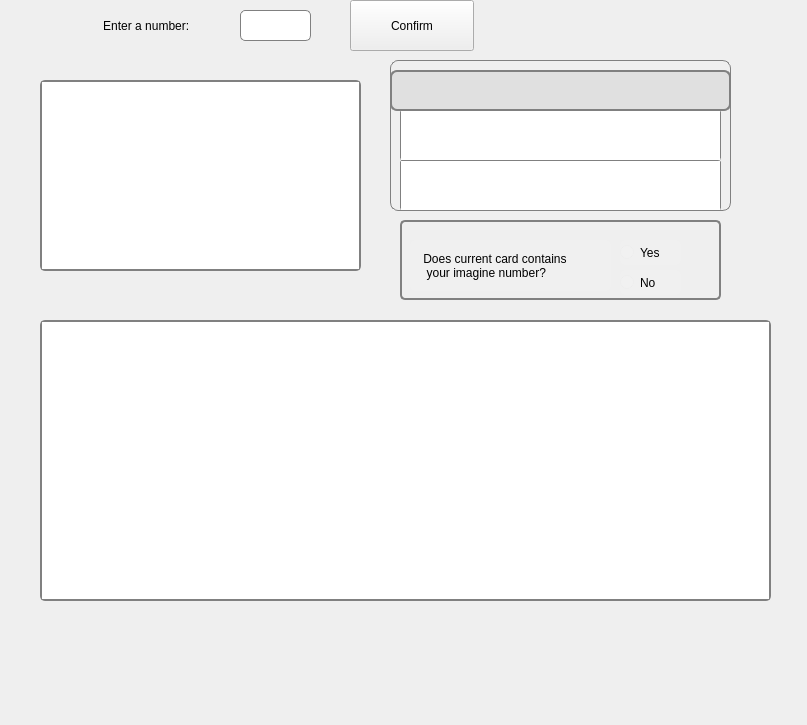
<?xml version="1.0" encoding="UTF-8"?>
<ui version="4.0">
 <class>Numerico</class>
 <widget class="QMainWindow" name="Numerico">
  <property name="enabled">
   <bool>true</bool>
  </property>
  <property name="geometry">
   <rect>
    <x>0</x>
    <y>0</y>
    <width>807</width>
    <height>725</height>
   </rect>
  </property>
  <property name="windowTitle">
   <string>MainWindow</string>
  </property>
  <property name="styleSheet">
   <string notr="true">background-color: qlineargradient(x1: 0, y1: 0, x2: 0, y2: 1,
                                      stop: 0 #D8FFFF, stop: 1 #ECFFFF);</string>
  </property>
  <widget class="QWidget" name="centralWidget">
   <widget class="QLabel" name="objLabelEnterNum">
    <property name="geometry">
     <rect>
      <x>20</x>
      <y>10</y>
      <width>211</width>
      <height>31</height>
     </rect>
    </property>
    <property name="styleSheet">
     <string notr="true">background-color: transparent;</string>
    </property>
    <property name="text">
     <string>                         Enter a number:</string>
    </property>
   </widget>
   <widget class="QLineEdit" name="objInputUpperRangeLimit">
    <property name="geometry">
     <rect>
      <x>240</x>
      <y>10</y>
      <width>71</width>
      <height>31</height>
     </rect>
    </property>
    <property name="styleSheet">
     <string notr="true">QLineEdit{
    background-color: qlineargradient(x1: 0, y1: 0, x2: 0, y2: 1,
                                      stop: 0 #E0E0E0, stop: 1 #FFFFFF);
    border: 1px solid gray;
    border-radius: 5px;
    margin-top: 0.5ex;  
}</string>
    </property>
    <property name="text">
     <string/>
    </property>
   </widget>
   <widget class="QPushButton" name="objBtnConfirm">
    <property name="geometry">
     <rect>
      <x>350</x>
      <y>0</y>
      <width>124</width>
      <height>51</height>
     </rect>
    </property>
    <property name="styleSheet">
     <string notr="true">QPushButton{
    background-color: red;
	border-width: 2px;
    border: 2px solid gray;
    border-radius: 9px;
    
    border-style: outset;
    border-color: beige;
    font: bold 14px;
    min-width: 6em;
}
margin-top: 1ex; 
                                               </string>
    </property>
    <property name="text">
     <string>Confirm</string>
    </property>
   </widget>
   <widget class="QTextEdit" name="objCurrentCard">
    <property name="geometry">
     <rect>
      <x>40</x>
      <y>80</y>
      <width>321</width>
      <height>191</height>
     </rect>
    </property>
    <property name="styleSheet">
     <string notr="true">QTextEdit{
    background-color: qlineargradient(x1: 0, y1: 0, x2: 0, y2: 1,
                                      stop: 0 #E0E0E0, stop: 1 #FFFFFF);
    border: 2px solid gray;
    border-radius: 5px;
    margin-top: 1ex;  
}</string>
    </property>
   </widget>
   <widget class="QTextEdit" name="objHistory">
    <property name="geometry">
     <rect>
      <x>40</x>
      <y>320</y>
      <width>731</width>
      <height>281</height>
     </rect>
    </property>
    <property name="styleSheet">
     <string notr="true">QTextEdit{
    background-color: qlineargradient(x1: 0, y1: 0, x2: 0, y2: 1,
                                      stop: 0 #E0E0E0, stop: 1 #FFFFFF);
    border: 2px solid gray;
    border-radius: 5px;
    margin-top: 1ex;  
}</string>
    </property>
   </widget>
   <widget class="QLabel" name="objLabelCardsNumber">
    <property name="geometry">
     <rect>
      <x>370</x>
      <y>10</y>
      <width>391</width>
      <height>51</height>
     </rect>
    </property>
    <property name="text">
     <string/>
    </property>
   </widget>
   <widget class="QGroupBox" name="groupBox">
    <property name="geometry">
     <rect>
      <x>400</x>
      <y>220</y>
      <width>321</width>
      <height>80</height>
     </rect>
    </property>
    <property name="font">
     <font>
      <weight>50</weight>
      <bold>false</bold>
     </font>
    </property>
    <property name="styleSheet">
     <string notr="true">QGroupBox#groupBox{
    background-color: qlineargradient(x1: 0, y1: 0, x2: 0, y2: 1,
                                      stop: 0 #E0E0E0, stop: 1 #FFFFFF);
    border: 2px solid gray;
    border-radius: 5px;
    margin-top: 1ex;  
}

QGroupBox::title {
    subcontrol-origin: margin;
    subcontrol-position: top center; /* position at the top center */
    padding: 0 3px;
    background-color: qlineargradient(x1: 0, y1: 0, x2: 0, y2: 1,
                                      stop: 0 #FF0ECE, stop: 1 #FFFFFF);
}</string>
    </property>
    <property name="title">
     <string/>
    </property>
    <widget class="QRadioButton" name="objRadioFound">
     <property name="geometry">
      <rect>
       <x>220</x>
       <y>20</y>
       <width>61</width>
       <height>25</height>
      </rect>
     </property>
     <property name="styleSheet">
      <string notr="true">background-color: rgba(255, 255, 255, 10);
border-radius: 5px;</string>
     </property>
     <property name="text">
      <string>Yes</string>
     </property>
    </widget>
    <widget class="QRadioButton" name="objRadioNotFound">
     <property name="geometry">
      <rect>
       <x>220</x>
       <y>50</y>
       <width>61</width>
       <height>25</height>
      </rect>
     </property>
     <property name="styleSheet">
      <string notr="true">background-color: rgba(255, 255, 255, 10);
border-radius: 5px;</string>
     </property>
     <property name="text">
      <string>No</string>
     </property>
    </widget>
    <widget class="QLabel" name="objLabelQuestion">
     <property name="geometry">
      <rect>
       <x>10</x>
       <y>20</y>
       <width>201</width>
       <height>51</height>
      </rect>
     </property>
     <property name="styleSheet">
      <string notr="true">background-color: rgba(255, 255, 255, 10);
border-radius: 5px;</string>
     </property>
     <property name="text">
      <string>    Does current card contains 
     your imagine number?</string>
     </property>
    </widget>
    <zorder>objLabelQuestion</zorder>
    <zorder>objRadioFound</zorder>
    <zorder>objRadioNotFound</zorder>
   </widget>
   <widget class="QGroupBox" name="groupBox_2">
    <property name="geometry">
     <rect>
      <x>390</x>
      <y>60</y>
      <width>341</width>
      <height>151</height>
     </rect>
    </property>
    <property name="styleSheet">
     <string notr="true">QGroupBox#groupBox_2{
    background-color: qlineargradient(x1: 0, y1: 0, x2: 0, y2: 1,
                                      stop: 0 #E0E0E0, stop: 1 #FFFFFF);
    border: 1.3px solid gray;
    border-radius: 8px;
    margin-top: 2ex;  
}

QGroupBox::title {
    subcontrol-origin: margin;
    subcontrol-position: top center; /* position at the top center */
    padding: 0 3px;
    background-color: qlineargradient(x1: 0, y1: 0, x2: 0, y2: 1,
                                      stop: 0 #FF0ECE, stop: 1 #FFFFFF);
}</string>
    </property>
    <property name="title">
     <string/>
    </property>
    <widget class="QLineEdit" name="objInputNumberInCard">
     <property name="geometry">
      <rect>
       <x>0</x>
       <y>10</y>
       <width>341</width>
       <height>41</height>
      </rect>
     </property>
     <property name="styleSheet">
      <string notr="true">QLineEdit{
  background-color: rgb(224,224,224);
   border: 2px solid gray;
    border-radius: 7px;
    
}
</string>
     </property>
     <property name="text">
      <string/>
     </property>
    </widget>
    <widget class="QPlainTextEdit" name="objPlainTextEditFound">
     <property name="geometry">
      <rect>
       <x>10</x>
       <y>50</y>
       <width>321</width>
       <height>51</height>
      </rect>
     </property>
     <property name="styleSheet">
      <string notr="true">QPlainTextEdit{
   background-color: qlineargradient(x1: 0, y1: 0, x2: 0, y2: 1,
                                      stop: 0 #D8FFFF, stop: 1 #ECFFFF);
    border: 1.3px solid gray;
    border-radius: 3px;
    margin-top: 0.5ex;  
}</string>
     </property>
    </widget>
    <widget class="QPlainTextEdit" name="objPlainTextEditNotFound">
     <property name="geometry">
      <rect>
       <x>10</x>
       <y>100</y>
       <width>321</width>
       <height>51</height>
      </rect>
     </property>
     <property name="styleSheet">
      <string notr="true">QPlainTextEdit{
   background-color: qlineargradient(x1: 0, y1: 0, x2: 0, y2: 1,
                                      stop: 0 #D8FFFF, stop: 1 #ECFFFF);
    border: 1.3px solid gray;
    border-radius: 3px;
    margin-top: 0.5ex;
	margin-bottom:0.5ex;  
}</string>
     </property>
    </widget>
   </widget>
  </widget>
 </widget>
 <layoutdefault spacing="6" margin="11"/>
 <resources/>
 <connections/>
</ui>
